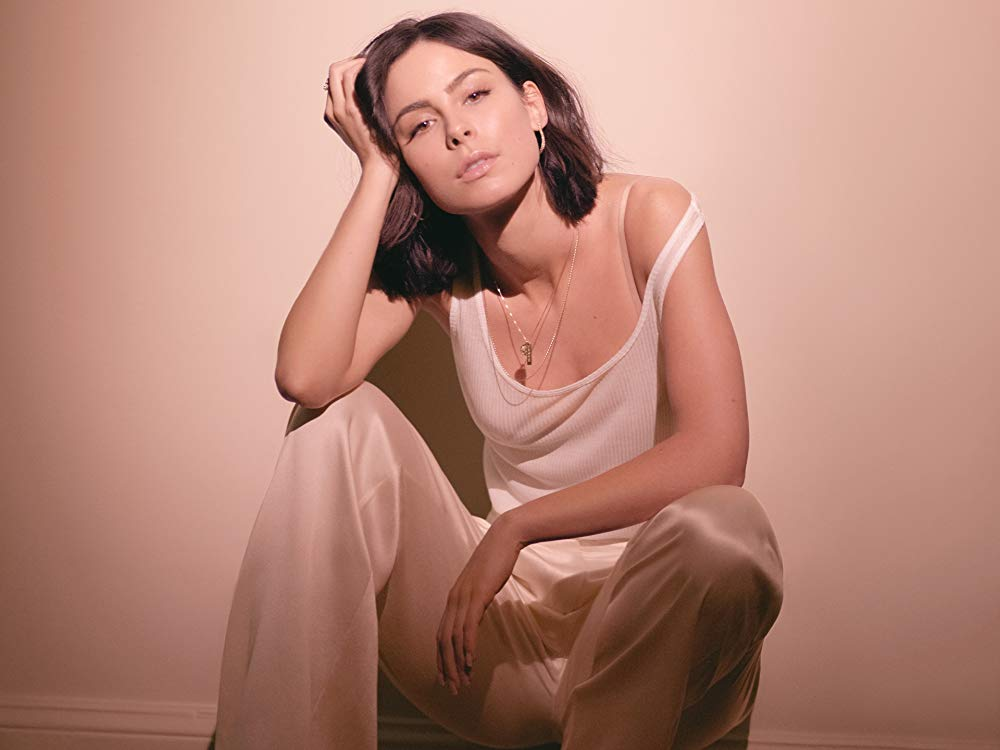
#> input picture lena.jpg, 1000 x 750 px
$ jupyter execute Blur-Edge.ipynb
#> lines starting #> are read from the running program, lines starting #| are printed output that depends on the picture
[cell 1]
import numpy as np
from scipy.signal import convolve2d
import matplotlib.pyplot as plt
import matplotlib.image as mpimg
img = mpimg.imread('lena.jpg')
#> img is the input picture: shape (750, 1000, 3); mean R, G, B 180.7, 133, 118.9
plt.imshow(img)
plt.show()

[cell 2]
bw = img.mean(axis=2)
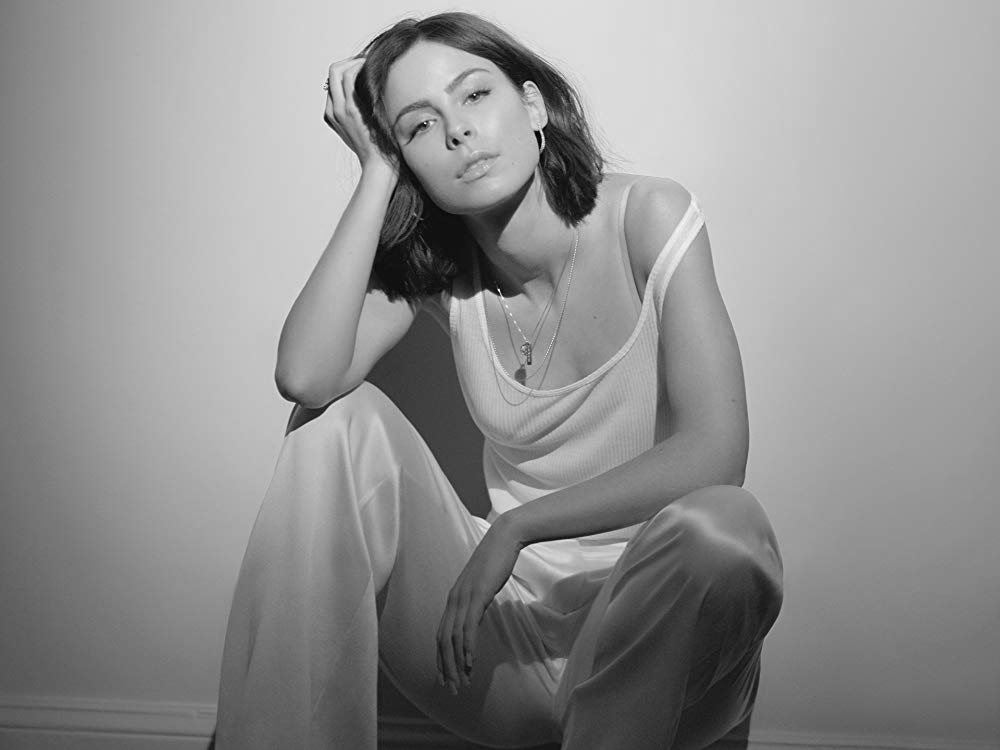
#> bw: shape (750, 1000) float64; min 0.667, max 249.3, mean 144.2
bw.shape
plt.imshow(bw, cmap = 'gray')
plt.show()

[cell 3]
w = np.zeros((20,20))
for i in range(20):
    for j in range(20):
        dist = (i-10)**2 + (j-10)**2
        w[i,j] = np.exp(-dist/200)
plt.imshow(w, cmap = 'gray')
plt.show()
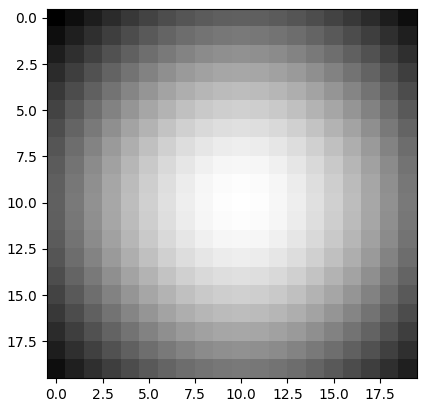
#> figure drawn by matplotlib, 1 panel

[cell 4]
out = convolve2d(bw,w,mode='same')
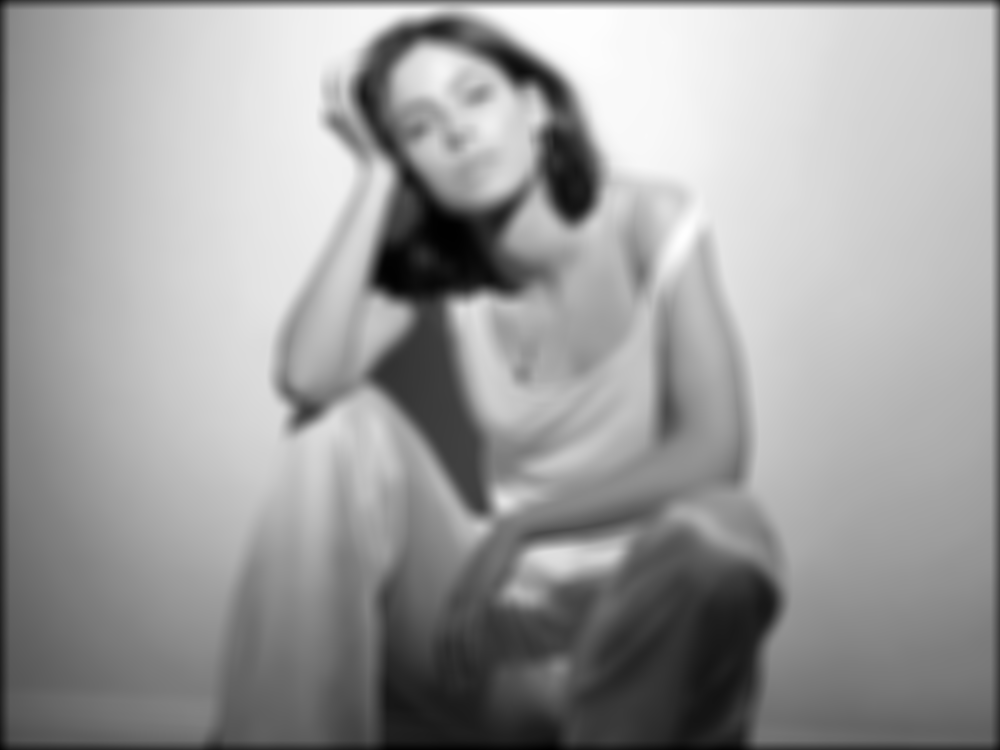
#> out: shape (750, 1000) float64; min 4574.6, max 65118.9, mean 41768.9; drawn with min black and max white
plt.imshow(out,cmap='gray')
plt.show()

[cell 5]
out.shape
#> Out = (750, 1000)

[cell 6]
out3 = np.zeros(img.shape)
for i in range(3):
    out3[:,:,i] = convolve2d(img[:,:,i], w, mode='same')
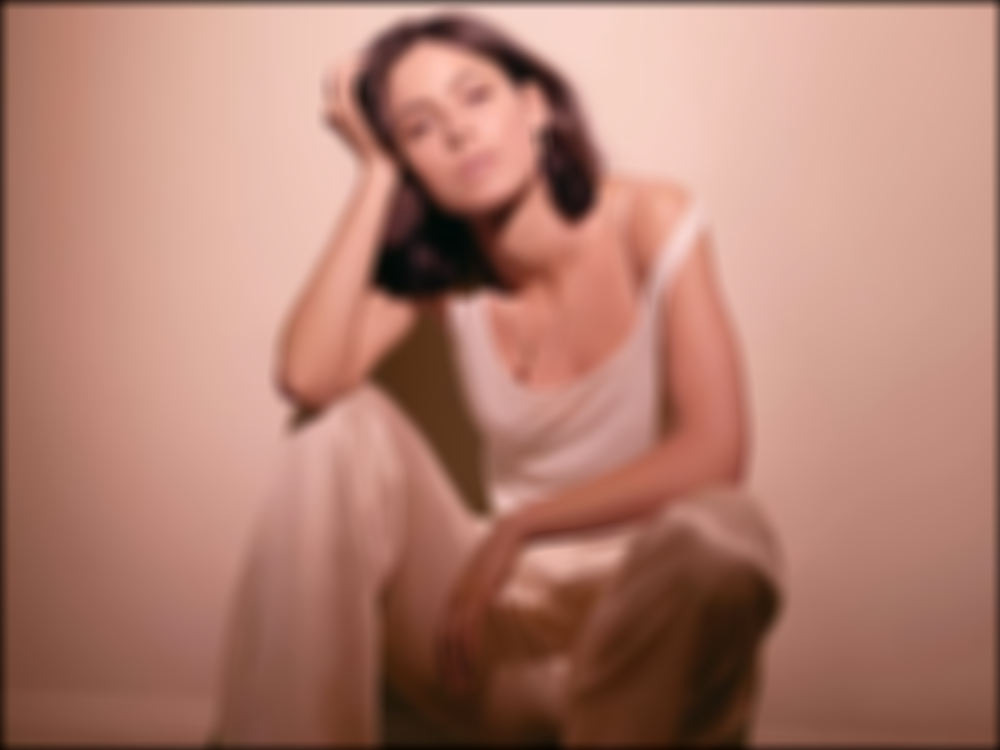
#> out3: shape (750, 1000, 3) float64; mean R, G, B 52330.8, 38530.5, 34445.4; drawn with min black and max white

out3 /= out3.max()
plt.imshow(out3)
plt.show()

[cell 7]
Hx = np.array([
    [-1,0,1],
    [-2,0,2],
    [-1,0,1]
], dtype = np.float32)

Hy = np.array([
    [-1,-2,-1],
    [0,0,0],
    [1,2,1]
], dtype = np.float32)

#detecting horizental edges
Gx = convolve2d(bw,Hx)
plt.imshow(Gx, cmap='gray')
plt.show()

[cell 8]
#detecting vertical edges
Gy = convolve2d(bw,Hy)
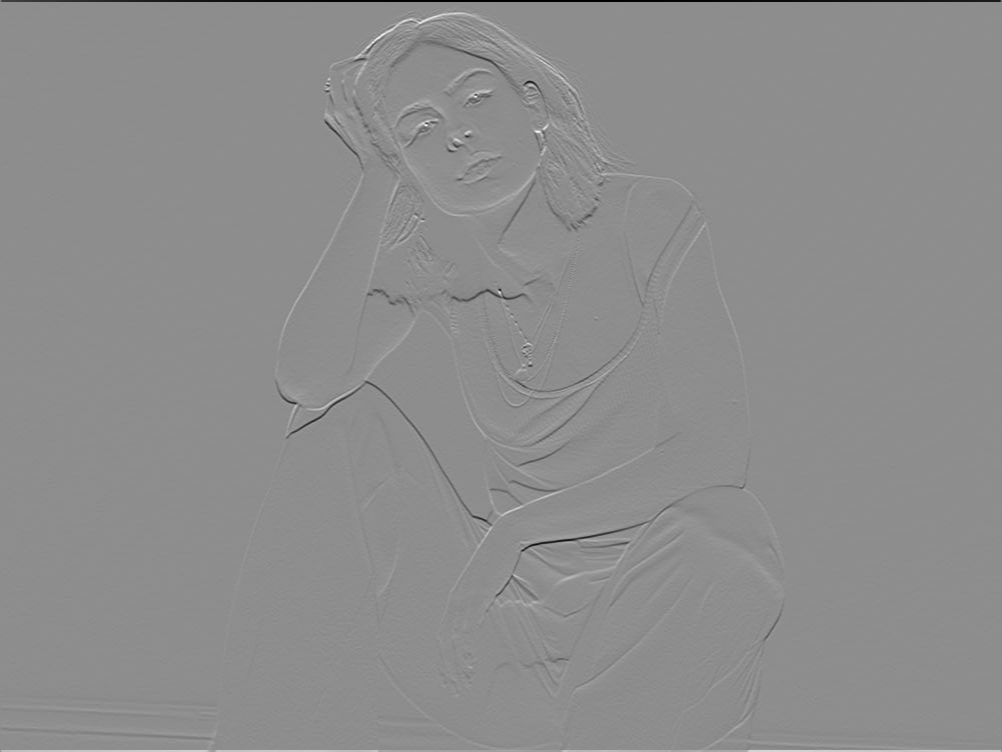
#> Gy: shape (752, 1002) float64; min -889.3, max 715.7, mean 0; drawn with min black and max white
plt.imshow(Gy, cmap='gray')
plt.show()

[cell 9]
G = np.sqrt(Gx*Gx + Gy*Gy)
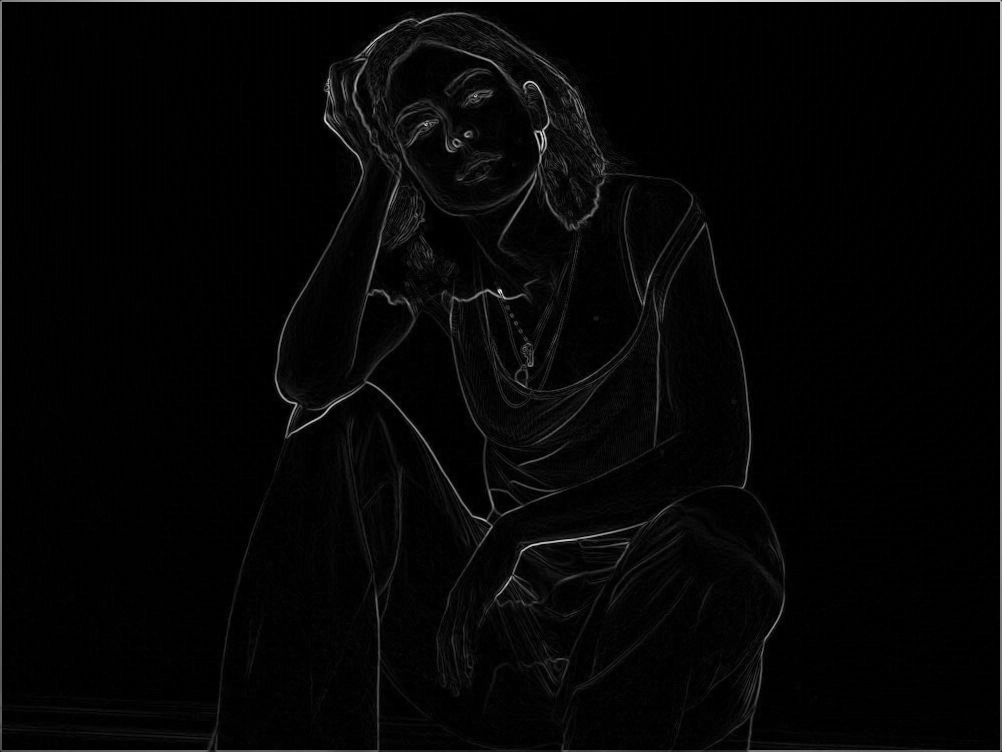
#> G: shape (752, 1002) float64; min 0, max 973.5, mean 22.7; drawn with min black and max white
plt.imshow(G, cmap='gray')
plt.show()
